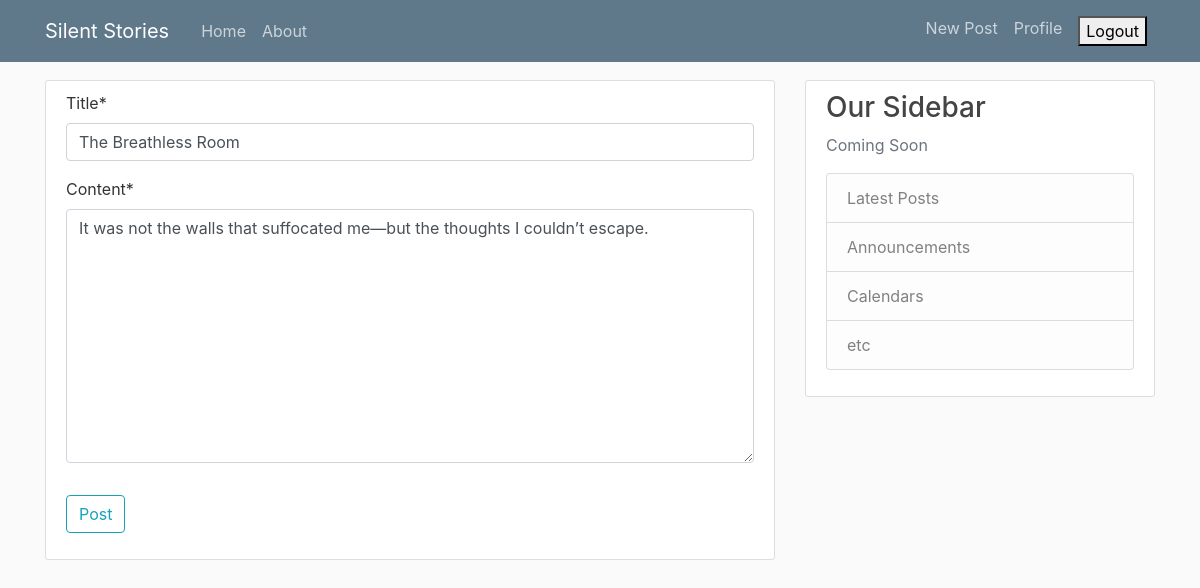
Page /post/68/update (signed in) on the committed database.
### blog/models.py (models this page shows, shortened)
class Post(models.Model):
    title=models.CharField(max_length=100)
    content=models.TextField(max_length=500)
    date_posted=models.DateTimeField(default=timezone.now)
    author= models.ForeignKey(User, on_delete=models.CASCADE)

### blog/views.py (the view, shortened to what this page needs)
# urls.py: path('post/<int:pk>/update', PostUpdateView.as_view(), name="post-update"),
class PostUpdateView(UserPassesTestMixin,LoginRequiredMixin,UpdateView):
    model=Post
    fields=['title', 'content']
    def test_func(self):
        post=self.get_object()
        if self.request.user== post.author:
            return True
        return False

### blog/templates/blog/post_form.html (shortened to what this page needs)
{% extends "blog/base.html"%}
{% load crispy_forms_tags %}
{% block content%}
            <div class="content-section">
                <form method="POST">
                    <fieldset class="form-group">
                        {{form | crispy}}
                    </fieldset>
                    <div class="form-group">
                        <button class="btn btn-outline-info" type="submit">Post</button>
                    </div>
                </form>
            </div>
{%endblock content%}

### blog/static/blog/main.css (style rules this page uses)
body { background: #fafafa; color: #333333; margin-top: 5rem; }
.content-section { background: #ffffff; padding: 10px 20px; border: 1px solid #dddddd; border-radius: 3px; margin-bottom: 20px; }

### rows in the picture
Post: title "The Breathless Room", content "It was not the walls that suffocated me—but the thoughts I couldn’t escape."
